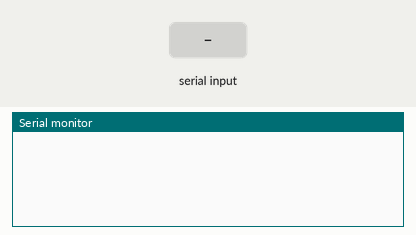
Recording of a sketch running on a simulated ESP32. Parts: the last lines printed to the serial monitor. The test bench sets the inputs (shaded band).

Above: at 1.2 s.
1.3 s: "say_hello\n" received over Serial
At 2.5 s:
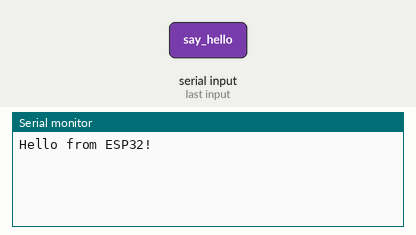
2.8 s: "1\n" received over Serial
At 3.9 s:
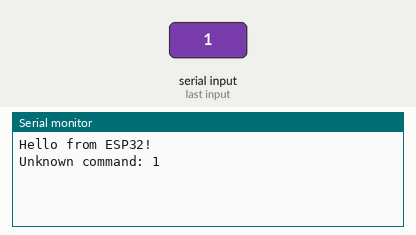

The sketch:

ArduinoFiles.ino
```cpp
void setup() {
  Serial.begin(115200);
  while (!Serial) {
    ; // tunggu koneksi serial
  }
}

void loop() {
  if (Serial.available() > 0) {
    String input = Serial.readStringUntil('\n');  // Baca hingga newline
    if (input == "say_hello") {
      Serial.println("Hello from ESP32!");
    } else {
      Serial.println("Unknown command: " + input);
    }
  }
}
```

Measured:
- after the input at 1.3 s, the serial monitor: prints a new line at once (image 1)
- after the input at 2.8 s, the serial monitor: prints a new line at once (image 2)
